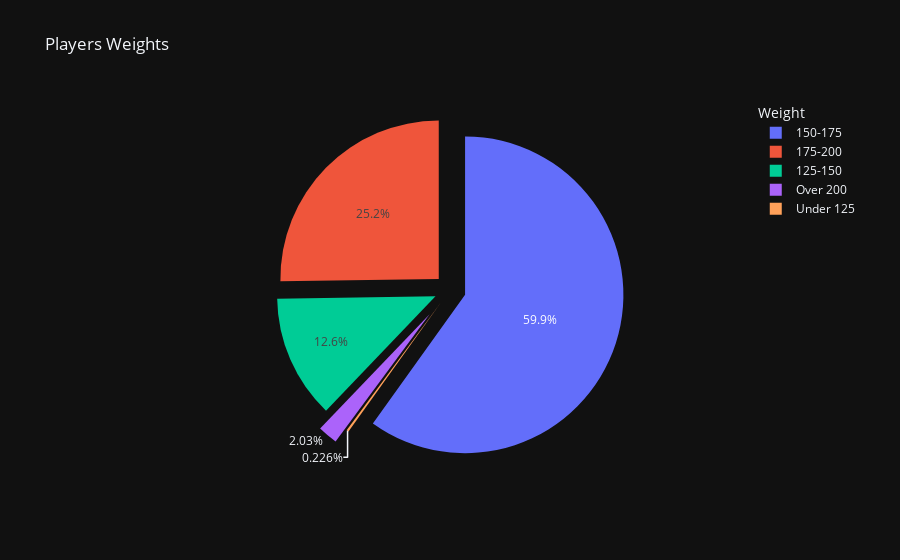

The notebook cell saved with this chart:
### Code cell
fifa.Weight = [int(x.strip('lbs')) if type(x)==str else x for x in fifa.Weight]

light = fifa.loc[fifa.Weight < 125].count()[0]
light_medium = fifa.loc[(fifa.Weight >= 125) & (fifa.Weight < 150)].count()[0]
medium = fifa.loc[(fifa.Weight >= 150) & (fifa.Weight < 175)].count()[0]
medium_heavy = fifa.loc[(fifa.Weight >= 175) & (fifa.Weight < 200)].count()[0]
heavy = fifa.loc[fifa.Weight >= 200].count()[0]

weights = [light, light_medium, medium, medium_heavy, heavy]
labels = ["Under 125", "125-150", "150-175", "175-200", "Over 200"]

fig = go.Figure(data=[go.Pie(labels=labels, values=weights, pull=[0.1, 0.1, 0.1, 0.1, 0.2])])
fig.update_layout(
    template="plotly_dark",
    title="Players Weights",
    legend_title_text="Weight"
)
fig

### Figure 1 — Plotly figure (JSON) as saved in the notebook; plotly's stock layout.template omitted (floating-point values rounded to 4 significant figures)
{"data": [{"labels": ["Under 125", "125-150", "150-175", "175-200", "Over 200"], "pull": [0.1, 0.1, 0.1, 0.1, 0.2], "type": "pie", "values": [41, 2290, 10876, 4583, 369]}], "layout": {"legend": {"title": {"text": "Weight"}}, "title": {"text": "Players Weights"}}}
